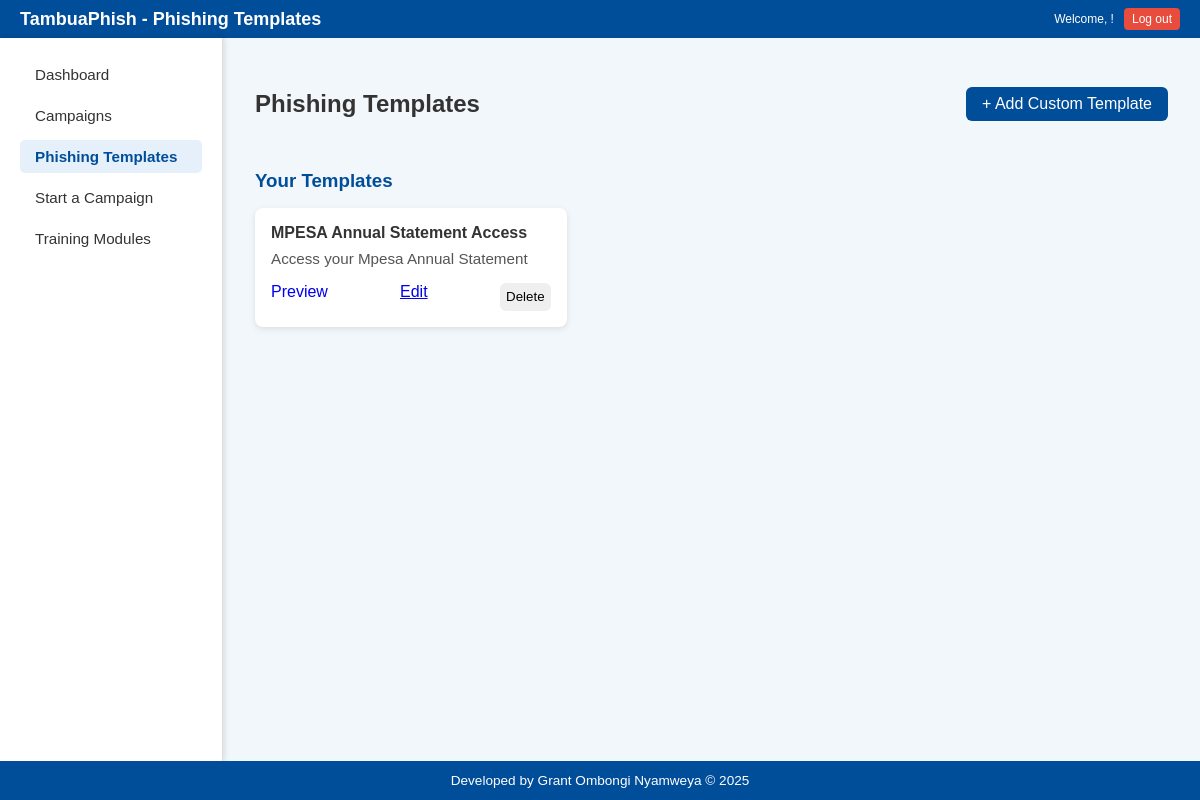
Page /phishing-templates (signed in) on the committed database.
### models.py (models this page shows)
class CustomEmailTemplate(db.Model):
    id = db.Column(db.Integer, primary_key=True)
    user_id = db.Column(db.Integer, db.ForeignKey('user.id'), nullable=False)
    template_name = db.Column(db.String(100), nullable=False)
    sender_name = db.Column(db.String(100), nullable=False)
    subject = db.Column(db.String(200), nullable=False)
    email_body = db.Column(db.Text, nullable=False)

### routes.py (the view)
@routes_bp.route('/phishing-templates')
def phishing_templates():
    if 'username' not in session:
        return redirect(url_for('routes.login'))
    current_user = User.query.filter_by(username=session['username']).first()
    if not current_user:
        flash('User not found.', 'danger')
        return redirect(url_for('routes.login'))
    templates = CustomEmailTemplate.query.filter_by(user_id=current_user.id).all()
    return render_template('templates.html', templates=templates)

### templates/templates.html (shortened to what this page needs)
<!DOCTYPE html>
<html lang="en">
<head>
  <link rel="stylesheet" href="{{ url_for('static', filename='templates.css') }}" />
</head>
<body>
  <header class="main-header">
    <div class="header-left">
      <h1>TambuaPhish - Phishing Templates</h1>
    </div>
    <div class="header-right">
      <p>Welcome, {{ username }}!</p>
      <a href="{{ url_for('routes.logout') }}" class="logout-button">Log out</a>
    </div>
  </header>
  <div class="dashboard-wrapper">
    <aside class="sidebar">
      <nav>
        <ul>
          <li><a href="{{url_for('routes.dashboard')}}">Dashboard</a></li>
          <li><a href="{{url_for('routes.campaigns')}}">Campaigns</a></li>
          <li><a href="{{url_for('routes.phishing_templates')}}" class="active">Phishing Templates</a></li>
          <li><a href="{{url_for('routes.start_a_campaign')}}">Start a Campaign</a></li>
          <li><a href="{{url_for('routes.training_modules')}}">Training Modules</a></li>
        </ul>
      </nav>
    </aside>
    <div class="main-content">
      <div class="template-header">
        <h2>Phishing Templates</h2>
        <a href="{{ url_for('routes.create_custom_template') }}" id="add-template-btn" style="text-decoration: none;">+ Add Custom Template</a>
      </div>
        <div class="category">
          <h3>Your Templates</h3>
          <div class="template-list">
            {% for template in templates %}
            <div class="template-card custom">
              <h4>{{ template.template_name }}</h4>
              <p>{{ template.subject }}</p>
              <div class="template-actions">
                <form action="{{ url_for('routes.preview_template', template_id=template.id) }}" method="GET" style="display: inline;">
                  <a href="{{ url_for('routes.preview_template', template_id=template.id) }}" class="btn btn-primary" style="text-decoration: none;">Preview</a>
                </form>
                <a href="{{ url_for('routes.edit_template', template_id=template.id) }}" class="btn btn-sm btn-warning">Edit</a>
                <form action="{{ url_for('routes.delete_template', template_id=template.id) }}" method="POST" style="display: inline;">
                    <button type="submit" class="btn btn-sm btn-danger"
                        onclick="return confirm('Are you sure you want to delete this template?')">
                        Delete
                    </button>
                </form>
              </div>
            </div>
            {% else %}
            <p>No custom templates created yet.</p>
            {% endfor %}
          </div>
        </div>
      </div>
    </div>
  <footer>
    <p>Developed by Grant Ombongi Nyamweya &copy; 2025</p>
  </footer>
</body>
</html>

### static/templates.css (style rules this page uses)
body { margin: 0; font-family: Arial, sans-serif; background-color: #f2f7fb; color: #333; display: flex; flex-direction: column; min-height: 100vh; }
.dashboard-wrapper { display: flex; flex-grow: 1; }
.sidebar { width: 182px; background-color: #ffffff; padding: 20px; box-shadow: 2px 0 5px rgba(0, 0, 0, 0.1); border-right: 1px solid #e0e0e0; flex-shrink: 0; }
.sidebar nav ul { list-style: none; padding: 0; margin: 0; }
.sidebar nav ul li { margin-bottom: 8px; }
.sidebar nav ul li a { text-decoration: none; color: #333; display: block; padding: 8px 15px; border-radius: 5px; transition: background-color 0.3s ease, color 0.3s ease; font-size: 0.95rem; }
.sidebar nav ul li a:hover, .sidebar nav ul li a.active { background-color: #e6f0fa; color: #004d99; font-weight: bold; }
.main-content { flex-grow: 1; padding: 2rem; overflow-y: auto; }
.template-header { display: flex; justify-content: space-between; align-items: center; margin-bottom: 2rem; }
#add-template-btn { background-color: #004d99; color: white; padding: 0.5rem 1rem; border: none; border-radius: 6px; cursor: pointer; transition: background-color 0.3s; }
.category h3 { margin-bottom: 1rem; color: #004d99; }
.template-list { display: flex; flex-wrap: wrap; gap: 1rem; }
.template-card { background-color: white; border-radius: 8px; padding: 1rem; box-shadow: 0 2px 6px rgba(0, 0, 0, 0.1); width: 280px; display: flex; flex-direction: column; justify-content: space-between; }
.template-card h4 { margin: 0 0 0.5rem; color: #333; }
.template-card p { margin: 0 0 1rem; color: #555; font-size: 0.95rem; }
.template-actions { margin-top: auto; display: flex; justify-content: space-between; gap: 0.5rem; }
.template-actions button { flex: 1; padding: 0.4rem; border: none; border-radius: 6px; cursor: pointer; transition: background-color 0.3s, color 0.3s; outline: none; }
footer { text-align: center; padding: 0.75rem 1rem; background-color: #004d99; color: white; margin-top: auto; }
footer p { font-size: 0.85rem; margin: 0; padding: 0; }
.main-header { display: flex; justify-content: space-between; align-items: center; background: #004d99; color: white; padding: 8px 20px; }
.header-left h1 { margin: 0; font-size: 18px; }
.header-right { display: flex; align-items: center; gap: 10px; font-size: 12px; }
.header-right p { margin: 0; }
.logout-button { background-color: #e74c3c; color: white; text-decoration: none; padding: 4px 8px; font-size: 12px; border-radius: 4px; transition: background-color 0.2s; }

### templates/templates.html (style rules this page uses)
.main-header { display: flex; justify-content: space-between; align-items: center; background: #004d99; color: white; padding: 8px 20px; }
.header-left h1 { margin: 0; font-size: 18px; }
.header-right { display: flex; align-items: center; gap: 10px; font-size: 12px; }
.header-right p { margin: 0; }
.logout-button { background-color: #e74c3c; color: white; text-decoration: none; padding: 4px 8px; font-size: 12px; border-radius: 4px; transition: background-color 0.2s; }

### rows in the picture
CustomEmailTemplate: template_name "MPESA Annual Statement Access", subject "Access your Mpesa Annual Statement"
